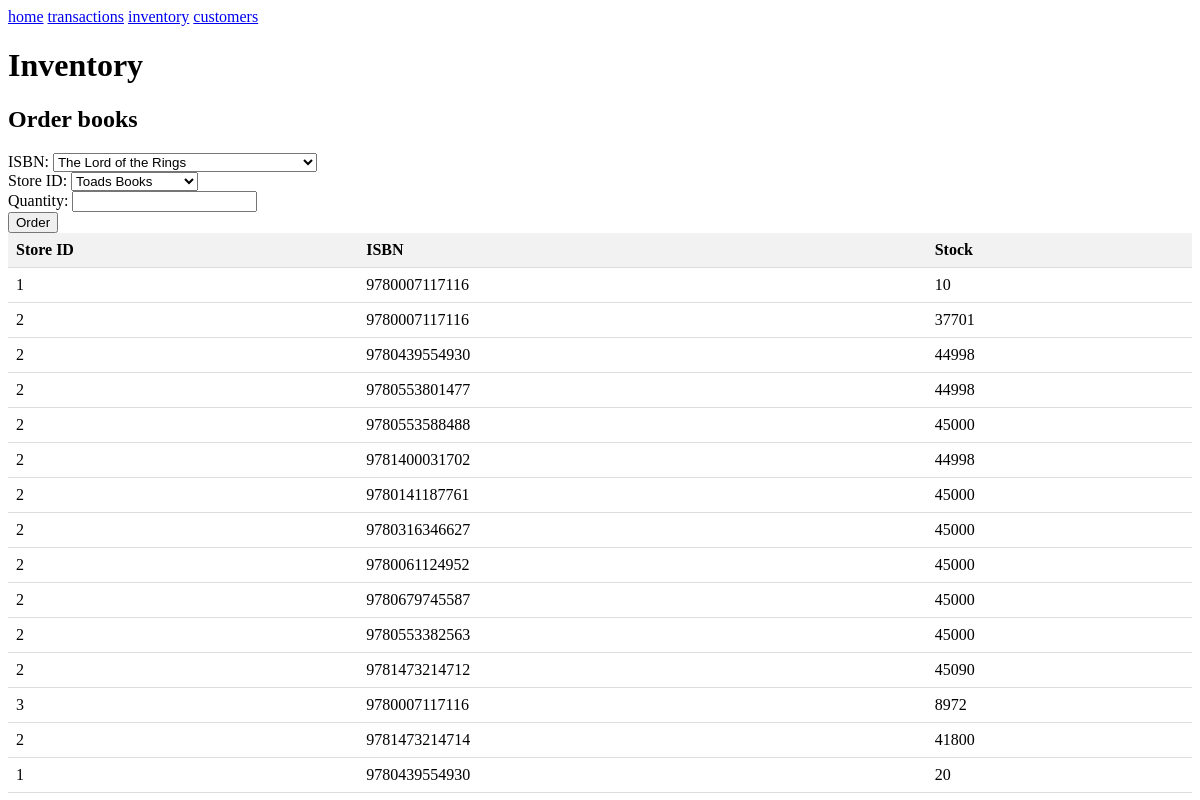
The page /inventory on the database as committed earlier.
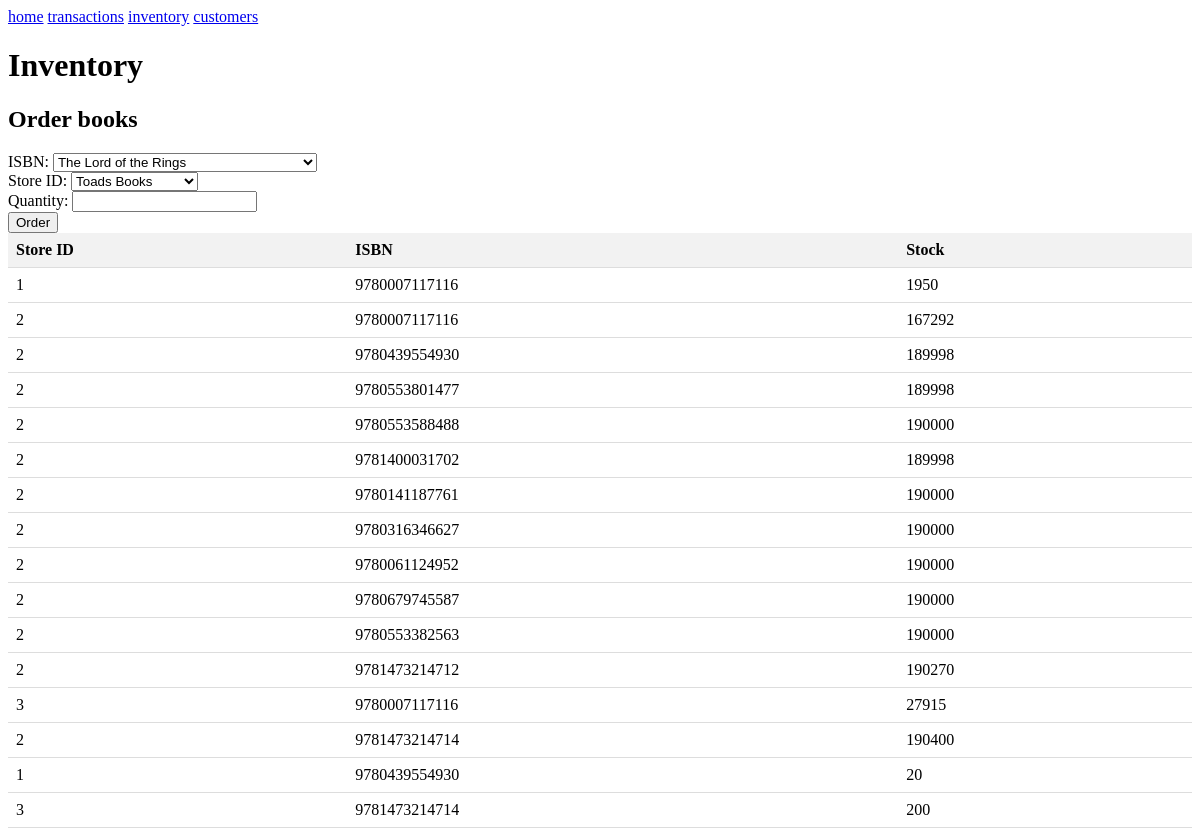
The same page on the database as committed later.
### models.py (models this page shows)
class Inventory(Base):
    __tablename__ = 'Inventory'
    StoreID = Column(Integer, ForeignKey('Store.id'), primary_key=True)
    isbn13 = Column(String, ForeignKey('Books.isbn13'), primary_key=True)
    stock = Column(Integer)
    store = relationship('Store', back_populates='stock')
    book = relationship('Books', back_populates='inventory')

### app.py (the view)
@app.route('/inventory', methods=['GET', 'POST'])
def inventory():
    if request.method == 'POST':
        selected_isbn = request.form.get('isbn')
        selected_store_id = request.form.get('store_id')
        selected_quantity = request.form.get('quantity')
        store_manager.add_to_inventory(selected_isbn, selected_store_id, int(selected_quantity), verbose=True)
    inventory_table = db.session.query(Inventory).all()
    session = Session()
    all_books = session.query(Books).all()
    books_data = [{'isbn': book.isbn13, 'title': book.title} for book in all_books]
    stores = session.query(Store).all()
    stores_data = [{'id': store.id, 'name': store.store_name} for store in stores]
    session.close()
    return render_template('inventory.html',
                           results=inventory_table,
                           books=books_data,
                           stores=stores_data)

### templates/inventory.html (shortened to what this page needs)
<!DOCTYPE html>
<html>
<head>
</head>
<body>
    {% extends 'base.html' %}
    {% block content %}
    <h1>Inventory</h1>
    <h2>Order books</h2>
    <form action="/inventory" method="post">
        <label for="isbn">ISBN:</label>
        <select id="isbn" name="isbn">
            {% for book in books %}
            <option value="{{ book.isbn }}">{{ book.title }}</option>
            {% endfor %}
        </select><br>
        <label for="store_id">Store ID:</label>
        <select id="store_id" name="store_id">
            {% for store in stores %}
            <option value="{{ store.id }}">{{ store.name }}</option>
            {% endfor %}
        </select><br>
        <label for="quantity">Quantity:</label>
        <input type="text" id="quantity" name="quantity"><br>
        <input type="submit" value="Order">
    </form>
    <table>
        <thead>
            <tr>
                <th>Store ID</th>
                <th>ISBN</th>
                <th>Stock</th>
            </tr>
        </thead>
        <tbody>
            {% for inventory in results %}
            <tr>
                <td>{{ inventory.StoreID }}</td>
                <td>{{ inventory.isbn13 }}</td>
                <td>{{ inventory.stock }}</td>
            </tr>
            {% endfor %}
        </tbody>
    </table>
    {% endblock %}

### templates/base.html (shortened to what this page needs)
<!DOCTYPE html>
<html>
<head>
</head>
<body>
    <header>
		<a href="/">home</a>
        <a href="/transactions">transactions</a>
		<a href="/inventory">inventory</a>
		<a href="/customers">customers</a>
    </header>
    <div class="content">
        {% block content %}
        {% endblock %}
    </div>
</body>
</html>

### templates/inventory.html (style rules this page uses)
table { border-collapse: collapse; width: 100%; }
th, td { text-align: left; padding: 8px; border-bottom: 1px solid #ddd; }
th { background-color: #f2f2f2; }

Rows that differ between the two databases and show on the page:
changed Inventory (number 1 of 16 on the later page): stock "10" → "1950"
changed Inventory (number 2 of 16 on the later page): stock "37701" → "167292"
changed Inventory (number 3 of 16 on the later page): stock "44998" → "189998"
changed Inventory (number 4 of 16 on the later page): stock "44998" → "189998"
changed Inventory (number 5 of 16 on the later page): stock "45000" → "190000"
changed Inventory (number 6 of 16 on the later page): stock "44998" → "189998"
changed Inventory (number 7 of 16 on the later page): stock "45000" → "190000"
changed Inventory (number 8 of 16 on the later page): stock "45000" → "190000"
changed Inventory (number 9 of 16 on the later page): stock "45000" → "190000"
changed Inventory (number 10 of 16 on the later page): stock "45000" → "190000"
changed Inventory (number 11 of 16 on the later page): stock "45000" → "190000"
changed Inventory (number 12 of 16 on the later page): stock "45090" → "190270"
changed Inventory (number 13 of 16 on the later page): stock "8972" → "27915"
changed Inventory (number 14 of 16 on the later page): stock "41800" → "190400"
added Inventory: StoreID "3", isbn13 "9781473214714", stock "200"
